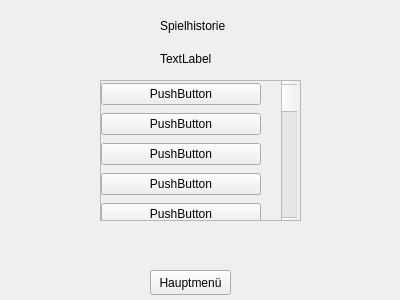
<?xml version="1.0" encoding="UTF-8"?>
<ui version="4.0">
 <class>HistorieScreen</class>
 <widget class="QWidget" name="HistorieScreen">
  <property name="geometry">
   <rect>
    <x>0</x>
    <y>0</y>
    <width>400</width>
    <height>300</height>
   </rect>
  </property>
  <property name="windowTitle">
   <string>Form</string>
  </property>
  <widget class="QLabel" name="lblHistorie">
   <property name="geometry">
    <rect>
     <x>160</x>
     <y>10</y>
     <width>81</width>
     <height>31</height>
    </rect>
   </property>
   <property name="text">
    <string>Spielhistorie</string>
   </property>
  </widget>
  <widget class="QLabel" name="lblSpielername">
   <property name="geometry">
    <rect>
     <x>160</x>
     <y>50</y>
     <width>54</width>
     <height>17</height>
    </rect>
   </property>
   <property name="text">
    <string>TextLabel</string>
   </property>
  </widget>
  <widget class="QPushButton" name="pushButton">
   <property name="geometry">
    <rect>
     <x>150</x>
     <y>270</y>
     <width>81</width>
     <height>25</height>
    </rect>
   </property>
   <property name="text">
    <string>Hauptmenü</string>
   </property>
  </widget>
  <widget class="QScrollArea" name="scrollArea">
   <property name="geometry">
    <rect>
     <x>100</x>
     <y>80</y>
     <width>201</width>
     <height>141</height>
    </rect>
   </property>
   <property name="widgetResizable">
    <bool>true</bool>
   </property>
   <widget class="QWidget" name="scrollAreaWidgetContents">
    <property name="geometry">
     <rect>
      <x>0</x>
      <y>0</y>
      <width>199</width>
      <height>139</height>
     </rect>
    </property>
    <widget class="QWidget" name="verticalLayoutWidget">
     <property name="geometry">
      <rect>
       <x>0</x>
       <y>0</y>
       <width>160</width>
       <height>151</height>
      </rect>
     </property>
     <layout class="QVBoxLayout" name="verticalLayout">
      <item>
       <widget class="QPushButton" name="pushButton_3">
        <property name="text">
         <string>PushButton</string>
        </property>
       </widget>
      </item>
      <item>
       <widget class="QPushButton" name="pushButton_2">
        <property name="text">
         <string>PushButton</string>
        </property>
       </widget>
      </item>
      <item>
       <widget class="QPushButton" name="pushButton_4">
        <property name="text">
         <string>PushButton</string>
        </property>
       </widget>
      </item>
      <item>
       <widget class="QPushButton" name="pushButton_6">
        <property name="text">
         <string>PushButton</string>
        </property>
       </widget>
      </item>
      <item>
       <widget class="QPushButton" name="pushButton_5">
        <property name="text">
         <string>PushButton</string>
        </property>
       </widget>
      </item>
     </layout>
    </widget>
    <widget class="QScrollBar" name="verticalScrollBar">
     <property name="geometry">
      <rect>
       <x>180</x>
       <y>-10</y>
       <width>16</width>
       <height>160</height>
      </rect>
     </property>
     <property name="orientation">
      <enum>Qt::Orientation::Vertical</enum>
     </property>
    </widget>
   </widget>
  </widget>
 </widget>
 <resources/>
 <connections/>
</ui>
